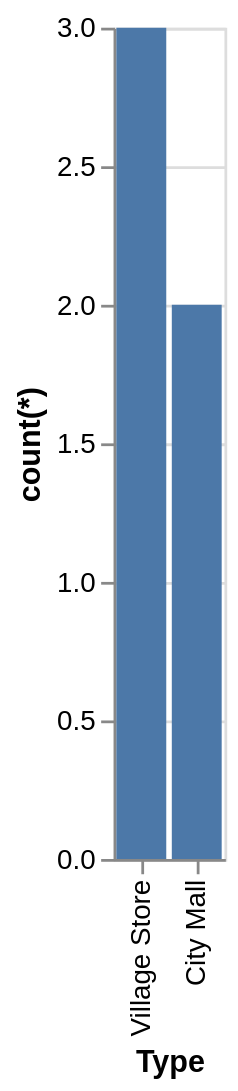

Describe this chart as a Vega-Lite specification.
### Vega-Lite specification from a JSON file in a GitHub repository (floating-point values rounded to 4 significant figures)
{"data": {"values": [{"x_data": "Village Store", "y_data": 3}, {"x_data": "City Mall", "y_data": 2}]}, "mark": "bar", "encoding": {"x": {"field": "x_data", "type": "nominal", "title": "Type", "sort": {"op": "sum", "field": "y_data", "order": "descending"}}, "y": {"field": "y_data", "type": "quantitative", "title": "count(*)"}}}
